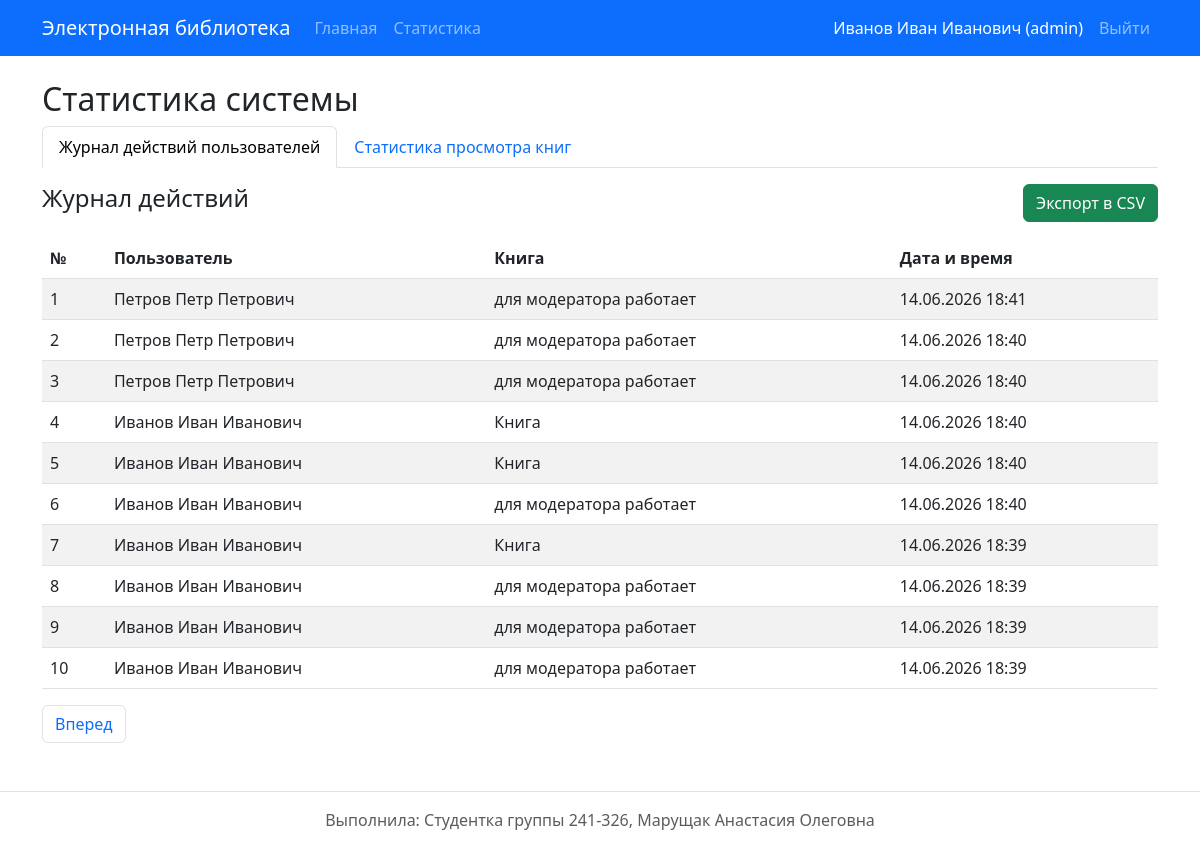
/stats (signed in), run on the app's committed database.
### app.py (models this page shows)
class User(UserMixin, db.Model):
    __tablename__ = 'users'
    id = db.Column(db.Integer, primary_key=True)
    login = db.Column(db.String(50), unique=True, nullable=False)
    password_hash = db.Column(db.String(255), nullable=False)
    last_name = db.Column(db.String(50), nullable=False)
    first_name = db.Column(db.String(50), nullable=False)
    middle_name = db.Column(db.String(50), nullable=True)
    role_id = db.Column(db.Integer, db.ForeignKey('roles.id'), nullable=False)
    @property
    def fio(self):
        middle = f" {self.middle_name}" if self.middle_name else ""
        return f"{self.last_name} {self.first_name}{middle}"

class Role(db.Model):
    __tablename__ = 'roles'
    id = db.Column(db.Integer, primary_key=True)
    name = db.Column(db.String(50), unique=True, nullable=False)
    description = db.Column(db.Text, nullable=False)
    users = db.relationship('User', backref='role', lazy=True)

class Visit(db.Model):
    __tablename__ = 'visits'
    id = db.Column(db.Integer, primary_key=True)
    book_id = db.Column(db.Integer, db.ForeignKey('books.id', ondelete='CASCADE'), nullable=False)
    user_id = db.Column(db.Integer, db.ForeignKey('users.id', ondelete='SET NULL'), nullable=True)
    session_id = db.Column(db.String(100), nullable=True) # Для неаутентифицированных
    visited_at = db.Column(db.DateTime, default=datetime.datetime.utcnow)

class Book(db.Model):
    __tablename__ = 'books'
    id = db.Column(db.Integer, primary_key=True)
    title = db.Column(db.String(200), nullable=False)
    description = db.Column(db.Text, nullable=False)
    year = db.Column(db.Integer, nullable=False)
    publisher = db.Column(db.String(100), nullable=False)
    author = db.Column(db.String(100), nullable=False)
    pages = db.Column(db.Integer, nullable=False)
    cover = db.relationship('Cover', backref='book', uselist=False, cascade="all, delete-orphan")
    genres = db.relationship('Genre', secondary='book_genres', backref='books')
    reviews = db.relationship('Review', backref='book', cascade="all, delete-orphan")
    visits = db.relationship('Visit', backref='book', cascade="all, delete-orphan")

### app.py (the view)
@app.route('/stats')
@require_role('admin')
def stats():
    tab = request.args.get('tab', 'log')
    page = request.args.get('page', 1, type=int)
    log_pagination = db.session.query(Visit, User, Book)\
        .outerjoin(User, Visit.user_id == User.id)\
        .join(Book, Visit.book_id == Book.id)\
        .order_by(Visit.visited_at.desc())\
        .paginate(page=page, per_page=10, error_out=False)
    date_from = request.args.get('date_from')
    date_to = request.args.get('date_to')
    query = db.session.query(Book, db.func.count(Visit.id).label('views'))\
        .join(Visit, Book.id == Visit.book_id)\
        .filter(Visit.user_id.isnot(None)) # Только авторизованные
    if date_from:
        query = query.filter(Visit.visited_at >= datetime.datetime.strptime(date_from, '%Y-%m-%d'))
    if date_to:
        dt_to = datetime.datetime.strptime(date_to, '%Y-%m-%d') + datetime.timedelta(days=1)
        query = query.filter(Visit.visited_at < dt_to)
    stats_pagination = query.group_by(Book.id).order_by(db.desc('views')).paginate(page=page, per_page=10, error_out=False)
    return render_template('stats.html', tab=tab, log_pagination=log_pagination, stats_pagination=stats_pagination, date_from=date_from, date_to=date_to)

### app.py (called while the page is built, shortened)
@login_manager.user_loader
def load_user(user_id):
    return User.query.get(int(user_id))

def require_role(role_name):
    def decorator(f):
        @wraps(f)
        def wrapped_function(*args, **kwargs):
            if not current_user.is_authenticated:
                flash('Для выполнения данного действия необходимо пройти процедуру аутентификации', 'danger')
                return redirect(url_for('login', next=request.url))
            return f(*args, **kwargs)
        return wrapped_function
    return decorator

### templates/stats.html (shortened to what this page needs)
{% extends "base.html" %}
{% block content %}
<h2>Статистика системы</h2>
<ul class="nav nav-tabs mb-3">
    <li class="nav-item">
        <a class="nav-link {% if tab == 'log' %}active{% endif %}" href="{{ url_for('stats', tab='log') }}">Журнал действий пользователей</a>
    </li>
    <li class="nav-item">
        <a class="nav-link {% if tab == 'views' %}active{% endif %}" href="{{ url_for('stats', tab='views') }}">Статистика просмотра книг</a>
    </li>
</ul>
{% if tab == 'log' %}
    <div class="d-flex justify-content-between mb-3">
        <h4>Журнал действий</h4>
        <a href="{{ url_for('export_csv', export_type='log') }}" class="btn btn-success">Экспорт в CSV</a>
    </div>
    <table class="table table-striped">
        <thead><tr><th>№</th><th>Пользователь</th><th>Книга</th><th>Дата и время</th></tr></thead>
        <tbody>
            {% for v, u, b in log_pagination.items %}
            <tr>
                <td>{{ (log_pagination.page - 1) * 10 + loop.index }}</td>
                <td>{{ u.fio if u else 'Неаутентифицированный пользователь' }}</td>
                <td>{{ b.title }}</td>
                <td>{{ v.visited_at.strftime('%d.%m.%Y %H:%M') }}</td>
            </tr>
            {% endfor %}
        </tbody>
    </table>
    <nav>
        <ul class="pagination">
            {% if log_pagination.has_next %}<li class="page-item"><a class="page-link" href="{{ url_for('stats', tab='log', page=log_pagination.next_num) }}">Вперед</a></li>{% endif %}
        </ul>
    </nav>
{% endif %}
{% endblock %}

### templates/base.html (shortened to what this page needs)
<!DOCTYPE html>
<html lang="ru">
<head>
    <link href="https://cdn.jsdelivr.net/npm/bootstrap@5.3.0/dist/css/bootstrap.min.css" rel="stylesheet">
    <link href="https://cdn.jsdelivr.net/npm/easymde/dist/easymde.min.css" rel="stylesheet">
    <link rel="stylesheet" href="https://cdn.jsdelivr.net/npm/bootstrap-icons@1.10.0/font/bootstrap-icons.css">
</head>
<body>
    <nav class="navbar navbar-expand-lg navbar-dark bg-primary">
        <div class="container">
            <a class="navbar-brand" href="{{ url_for('index') }}">Электронная библиотека</a>
            <div class="collapse navbar-collapse" id="navbarNav">
                <ul class="navbar-nav me-auto">
                    <li class="nav-item"><a class="nav-link" href="{{ url_for('index') }}">Главная</a></li>
                    {% if current_user.is_authenticated and current_user.role.name == 'admin' %}
                    <li class="nav-item"><a class="nav-link" href="{{ url_for('stats') }}">Статистика</a></li>
                    {% endif %}
                </ul>
                <ul class="navbar-nav">
                    {% if current_user.is_authenticated %}
                        <li class="nav-item"><span class="nav-link text-white">{{ current_user.fio }} ({{ current_user.role.name }})</span></li>
                        <li class="nav-item"><a class="nav-link" href="{{ url_for('logout', next=request.path) }}">Выйти</a></li>
                    {% else %}
                        <li class="nav-item"><a class="nav-link" href="{{ url_for('login', next=request.path) }}">Войти</a></li>
                    {% endif %}
                </ul>
            </div>
        </div>
    </nav>
    <div class="container mt-4">
        {% block content %}{% endblock %}
    </div>
    <footer class="text-center text-muted mt-5 py-3 border-top">
        <p>Выполнила: Студентка группы 241-326, Марущак Анастасия Олеговна</p>
    </footer>
</body>
</html>

### data on the page
User: fio "Иванов Иван Иванович"
Role: role.name "admin"
Visit: page "1", first_name "Петров Петр Петрович", title "для модератора работает", visited_at "14.06.2026 18:41"
Visit: page "2", first_name "Петров Петр Петрович", title "для модератора работает", visited_at "14.06.2026 18:40"
Visit: page "3", first_name "Петров Петр Петрович", title "для модератора работает", visited_at "14.06.2026 18:40"
Visit: page "4", first_name "Иванов Иван Иванович", title "Книга", visited_at "14.06.2026 18:40"
Visit: page "5", first_name "Иванов Иван Иванович", title "Книга", visited_at "14.06.2026 18:40"
Visit: page "6", first_name "Иванов Иван Иванович", title "для модератора работает", visited_at "14.06.2026 18:40"
Visit: page "7", first_name "Иванов Иван Иванович", title "Книга", visited_at "14.06.2026 18:39"
Visit: page "8", first_name "Иванов Иван Иванович", title "для модератора работает", visited_at "14.06.2026 18:39"
Visit: (log_pagination.page-1)*10+loop.index "9", first_name "Иванов Иван Иванович", title "для модератора работает", visited_at "14.06.2026 18:39"
Visit: page "10", first_name "Иванов Иван Иванович", title "для модератора работает", visited_at "14.06.2026 18:39"
